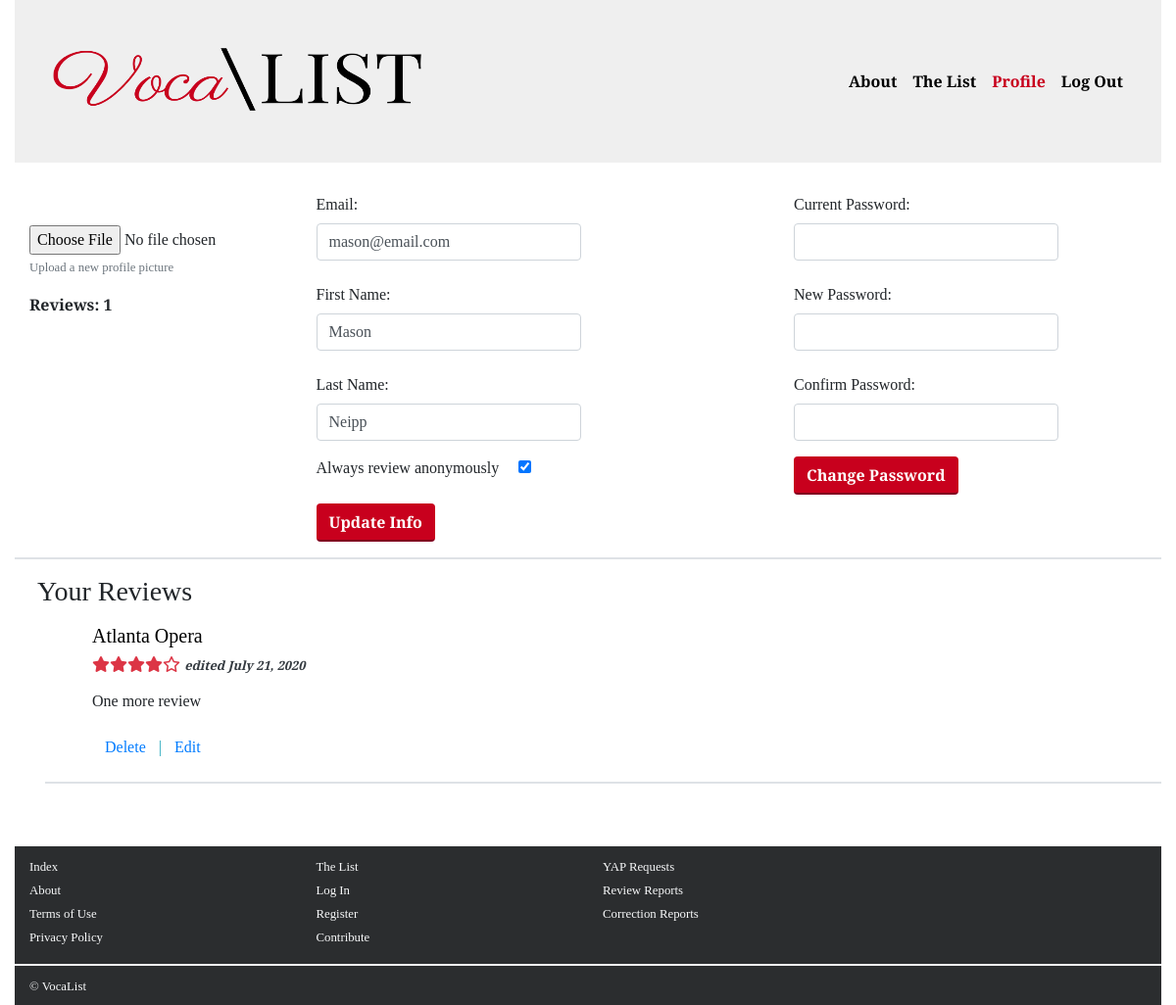
The app's page /profile (signed in) with its own data.
### user_app/models.py (models this page shows, shortened)
class User(models.Model):
    first_name = models.CharField(max_length=255)
    last_name = models.CharField(max_length=255)
    email = models.CharField(max_length=255)
    password = models.CharField(max_length=255)
    image = models.ImageField(default='profile_pictures/default.png', upload_to='profile_pictures')
    anonymous = models.BooleanField(default = True)
    user_level_choices =[
        (0,"Normal"),
        (9,"Admin")
    ]
    user_level = models.IntegerField(choices=user_level_choices, default=0)
    user_level = models.IntegerField(default = 0)
    created_at = models.DateTimeField(auto_now_add=True)
    edited_at = models.DateTimeField(auto_now=True)
    objects = userManager()

### vocalist_app/models.py (models this page shows, shortened)
class Review(models.Model):
    content = models.TextField(blank= True, null=True)
    rating = models.IntegerField()
    company = models.ForeignKey(Company, related_name = "has_reviews", on_delete=models.CASCADE)
    creator = models.ForeignKey(User, related_name="has_reviewed", on_delete=models.CASCADE)
    anonymous = models.BooleanField(default = True)
    created_at = models.DateField(auto_now_add = True)
    updated_at = models.DateField(auto_now= True)
    def datePosted(self):
        return datetime.strftime(self.created_at, "%B %d, %Y")
    def dateEdited(self):
        return datetime.strftime(self.updated_at, "%B %d, %Y")

class Company(models.Model):
    name = models.CharField(max_length=255)
    weekly_stipend = models.DecimalField(max_digits=7, decimal_places=2)
    category = models.CharField(max_length=20)
    agma = models.BooleanField(default = False)
    housing = models.BooleanField(default = False)
    travel_stipend = models.BooleanField(default=False)
    benefits = models.BooleanField(default=False)
    slug = models.SlugField(unique= True, max_length=255, null=True, blank=True)
    description = models.TextField(blank = True, null = True)
    website = models.URLField(blank = True, null = True)
    logo = models.TextField(blank=True, null=True)
    minimum_age = models.IntegerField(blank=True, null=True)
    maximum_age = models.IntegerField(blank=True, null =True)
    created_at = models.DateField(auto_now_add = True)
    updated_at = models.DateField(auto_now= True)
    def __str__(self):
        return f'{self.name}'

### user_app/views.py (the view)
# urls.py: path('profile', user_views.user_profile, name="user_profile"),
def user_profile(request):
    if 'user_id' not in request.session:
        return reverse('login')
    else:
        context={
            'logged_user': User.objects.get(id=request.session['user_id'])
        }
        return render(request, "user_profile.html", context)

### vocalist_app/templates/user_profile.html (shortened to what this page needs)
<!doctype html>
<html lang=>
<head>
    <link rel="stylesheet" href="https://stackpath.bootstrapcdn.com/bootstrap/4.3.1/css/bootstrap.min.css"
>
    <link href="{% static 'css/style.css' %}" rel="stylesheet" type="text/css">
</head>
<body>
    <div class="container-fluid">
        <nav class="navbar navbar-expand-lg navbar-light" style="background-color:#efefef">
            <div class="container-fluid">
                <a href="{% url 'index' %}"><img src="{% static 'img/vocalist-logo.png' %}" class="navbar-brand"
                        height=150px width=400px></img></a>
                <div class="collapse navbar-collapse" id="navbarNavAltMarkup">
                    <div class="navbar-nav ml-auto">
                        <a class="nav-link font-weight-bold" href="{% url 'about' %}">About</a>
                        <a class="nav-link font-weight-bold" href="{% url 'list' %}">The List</a>
                        {% if logged_user %}
                        <a class="nav-link font-weight-bold active disabled" href="{% url 'user_profile' %}">Profile</a>
                        <a class="nav-link font-weight-bold" href="{% url 'logout' %} ">Log Out</a>
                        {% else %}
                        <a class="nav-link font-weight-bold" href="{% url 'login' %} ">Log In</a>
                        {% endif %}
                    </div>
                </div>
            </div>
        </nav>
        <div class="container-fluid mt-4">
            <div class="row d-flex justify-content-between">
                <div class="col-md-2">
                    <form action="{% url 'update_user_profile' %}" class="mt-0" method="POST" id="update-info" enctype="multipart/form-data">
                    <div class="form-group mt-3">
                        <input type="file" name="profile_picture" id="profile_picture" class="">
                        <small id="fileHelp" class="form-text text-muted">Upload a new profile picture</small>
                    </div>
                    <p class="font-weight-bold">Reviews: {{logged_user.has_reviewed.all.count}}</p>
                </div>
                <div class="col-md-4">
                        <div class="form-group">
                            <label for="email" class="col-form-label text-black">Email:</label>
                            <input type="email" class="form-control col-sm-9" name="email" id="email"
                                value="{{logged_user.email}}">
                        </div>
                        <div class="form-group">
                            <label for="first_name" class="col-form-label text-black">First Name:</label>
                            <input type="text" class="form-control col-sm-9" name="first_name" id="first_name"
                                value="{{logged_user.first_name}}">
                        </div>
                        <div class="form-group">
                            <label for="last_name" class="col-form-label text-black">Last Name:</label>
                            <input type="text" class="form-control col-sm-9" name="last_name" id="last_name"
                                value="{{logged_user.last_name}}">
                        </div>
                        <div class="form-group">
                            <label for="anonymous">Always review anonymously</label>
                            {% if logged_user.anonymous == True%}
                            <input type="checkbox" name="anonymous" id="anonymous" class="ml-3" checked>
                            {% else %}
                            <input type="checkbox" name="anonymous" id="anonymous" class="ml-3">
                            {% endif %}
                        </div>
                        <input type="submit" value="Update Info" class="btn btn-custom ml-auto">
                </div>
                <div class="col-md-4">
                    <form action="{% url 'update_password' %}" class="mt-0" method="POST" id="update_password">
                        <div class="form-group">
                            <label for="new-password" class="col-form-label text-black">Current Password:</label>
                            <input type="password" class="form-control col-sm-9" name="current_password" id="password">
                        </div>
                        <div class="form-group">
                            <label for="new-password" class="col-form-label text-black">New Password:</label>
                            <input type="password" class="form-control col-sm-9" name="new_password" id="new_password">
                        </div>
                        <div class="form-group">
                            <label for="confirm_password" class="col-form-label text-black">Confirm Password:</label>
                            <input type="password" class="form-control col-sm-9" name="confirm_password"
                                id="confirm_password">
                        </div>
                        <input type="submit" value="Change Password" class="btn btn-custom ml-auto">
                    </form>
                </div>
                <hr class="border border-grey w-100">
            </div>
            <h3 class="mb-3 ml-2">Your Reviews</h3>
            <div id="user_reviews">
                {% for review in logged_user.has_reviewed.all %}
            <div class="row ml-3">
                <div class="mx-5">
                    <h5><a href="{% url 'company_profile' review.company.slug %}">{{review.company}}</a></h5>
                    <h6 class="font-weight-bold text-danger">
                        {% if review.rating == 1 %}
                        <i class="fas fa-star"></i><i class="fa fa-star-o"></i><i class="fa fa-star-o"></i><i class="fa fa-star-o"></i><i class="fa fa-star-o"></i>
                        {% elif review.rating == 2 %}
                        <i class="fas fa-star"></i><i class="fas fa-star"></i><i class="fa fa-star-o"></i><i class="fa fa-star-o"></i><i class="fa fa-star-o"></i>
                        {% elif review.rating == 3 %}
                        <i class="fas fa-star"></i><i class="fas fa-star"></i><i class="fas fa-star"></i><i class="fa fa-star-o"></i><i class="fa fa-star-o"></i>
                        {% elif review.rating == 4 %}
                        <i class="fas fa-star"></i><i class="fas fa-star"></i><i class="fas fa-star"></i><i class="fa fa-star"></i><i class="fa fa-star-o"></i>
                        {% elif review.rating == 5 %}
                        <i class="fas fa-star"></i><i class="fas fa-star"></i><i class="fas fa-star"></i><i class="fa fa-star"></i><i class="fa fa-star"></i>
                        {% endif %}
                            {% if review.datePosted != review.dateEdited %}
                            <small><em class="text-dark font-weight-bold">edited {{review.dateEdited}}</em></small></p>
                             {% else %}
                            <small><em class="text-dark font-weight-bold">{{review.datePosted}}</em></small></p>
                            {% endif %}
                        </h6>
                    <p>{{review.content}}</p>
                    <form action="{% url 'delete_review' review.id %}" method="POST" class="d-flex justify-content-start">
                        <input type="submit" value="Delete" class="btn btn-link">
                        <span class="text-info align-self-center">|</span>
                        <input type="button" value="Edit" class="btn btn-link edit_review">
                    </form>
                </div>
                <hr class="border border-grey w-100">
            </div>
            {% endfor %}
            </div>
        </div>
        <div class="container-fluid mt-5" style="background-color:#2B2D2F;">
            <div class="row d-flex justify-content-start">
                <div class="col-md-3">
                    <ul class="list-unstyled mt-2">
                        <li><a href="{% url 'index' %}" class="text-light"><small>Index</small></a></li>
                        <li><a href="{% url 'about' %}" class="text-light"><small>About</small></a></li>
                        <li><a href="{% url 'terms_of_use' %}" class="text-light"><small>Terms of Use</small></a></li>
                        <li><a href="{% url 'privacy_policy' %}" class="text-light"><small>Privacy Policy</small></a></li>
                    </ul>
                </div>
                <div class="col-md-3">
                    <ul class="list-unstyled mt-2">
                        <li><a href="{% url 'list' %}" class="text-light"><small>The List</small></a></li>
                        <li><a href="{% url 'login' %}" class="text-light"><small>Log In</small></a></li>
                        <li><a href="{% url 'register' %}" class="text-light"><small>Register</small></a></li>
                        <li><a href="{% url 'contribute' %}" class="text-light"><small>Contribute</small></a></li>
                    </ul>
                </div>
                {% if logged_user.user_level == 9%}
                <div class="col-md-3">
                    <ul class="list-unstyled mt-2">
                        <li><a href="{% url 'requests' %}" class="text-light"><small>YAP Requests</small></a></li>
                        <li><a href="{% url 'all_reports' %}" class="text-light"><small>Review Reports</small></a></li>
                        <li><a href="{% url 'all_corrections' %}" class="text-light"><small>Correction Reports</small></a></li>
                    </ul>
                </div>
                {% endif %}
            </div>
            <div class="row">
                <hr class="border border-light w-100 mb-0 mt-0" >
            </div>
            <div class="row d-flex justify-content-start">
                <div class="col-md-2 mb-2 mt-2">
                    <small class="text-light"> &copy; VocaList</small>
                </div>
            </div>
        </div>
    </div>
</body>
</html>

### vocalist_app/static/css/style.css (style rules this page uses)
body { font-family: 'Playfair Display', serif; width: 100%; }
a { color: black !important; text-decoration: none; }
.btn-custom { background-color:#c8001d; border-bottom: 2px solid #80011f; color:white !important; font-weight: bold; }
a.active { color:#c8001d !important; }

### records on screen
User: has_reviewed.all.count "1", email "mason@email.com", first_name "Mason", last_name "Neipp"
Review: company "Atlanta Opera", rating 4 (drawn), dateEdited "July 21, 2020", content "One more review"
